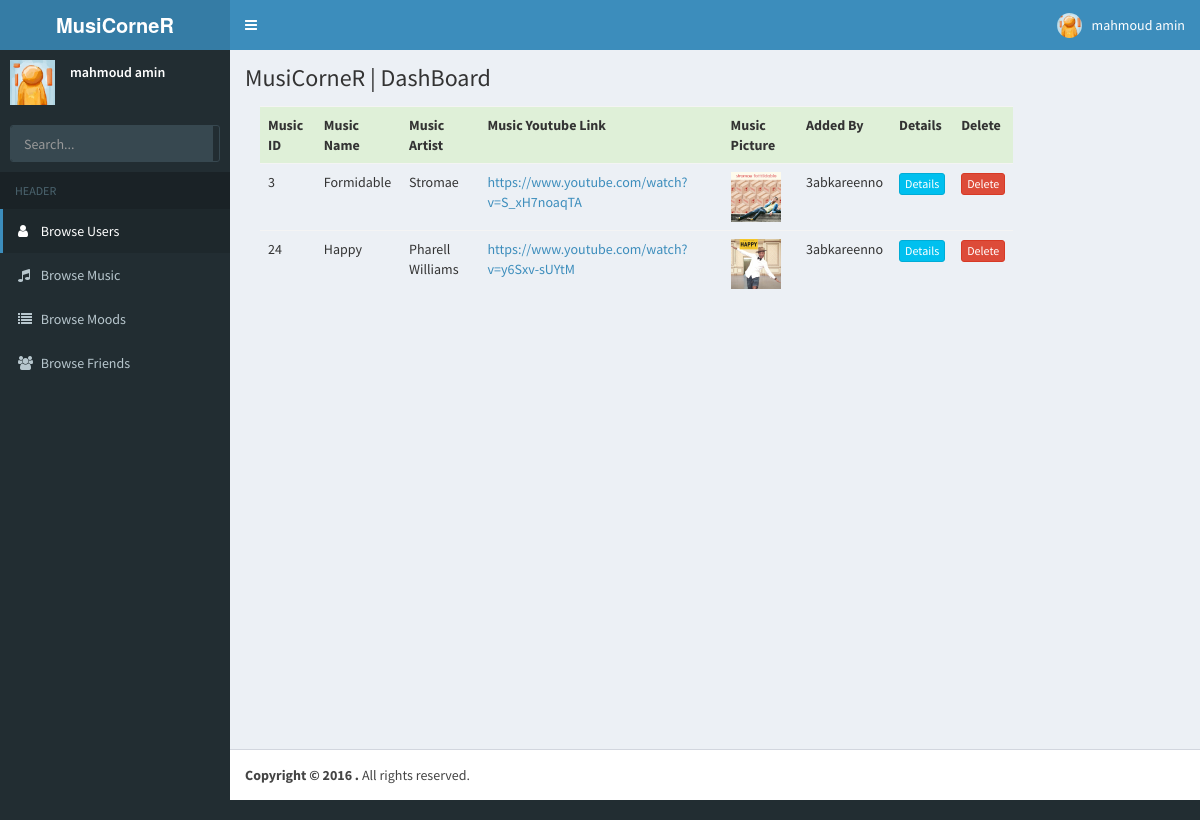
Screenshot of /dashboard/music_list.php (signed in) with the database file from the repository.
### tables this page shows
CREATE TABLE `users` (
  `id` int(15) NOT NULL,
  `full name` text NOT NULL,
  `username` varchar(150) NOT NULL,
  `email` varchar(150) NOT NULL,
  `password` varchar(150) NOT NULL,
  `profile picture` varchar(250) NOT NULL,
  `role` text NOT NULL
);

### dashboard/music_list.php (the view, shortened to what this page needs)
<?php session_start();
	include '../includes/connection.php';
	if(isset($_SESSION['email']) && isset($_SESSION['password']) == true){
		$current_email = $_SESSION['email'];
		$homepage_query = "SELECT * FROM `users` WHERE `email` = '$current_email'";
		$result = mysqli_query($connection, $homepage_query);
			while($rows = mysqli_fetch_array($result)){
				if(mysqli_num_rows($result) == 1 ){
					$fullname = $rows['full name'];
					$profile_pic = $rows['profile picture'];
				}
			}
	} else {
		header('Location: home.php');
	}
?>
<!DOCTYPE html>
<html>
  <head>
    <link rel="stylesheet" href="bootstrap/css/bootstrap.min.css">
    <link rel="stylesheet" href="https://cdnjs.cloudflare.com/ajax/libs/font-awesome/4.5.0/css/font-awesome.min.css">
    <link rel="stylesheet" href="https://cdnjs.cloudflare.com/ajax/libs/ionicons/2.0.1/css/ionicons.min.css">
    <link rel="stylesheet" href="dist/css/AdminLTE.min.css">
    <link rel="stylesheet" href="dist/css/skins/skin-blue.min.css">
  </head>
  <body class="hold-transition skin-blue sidebar-mini">
    <div class="wrapper">
			<?php include "includes/header.php" ?>
			<?php include "includes/sidebar.php" ?>
      <div class="content-wrapper">
        <section class="content-header">
          <h1>
            MusiCorneR | DashBoard
          </h1>
        </section>
				<section class="clearfix content">
					<div class="col-md-10">
						<table class="table table-hover">
							<tr class="success active">
								<th>Music ID</th>
								<th>Music Name</th>
								<th>Music Artist</th>
								<th>Music Youtube Link</th>
                <th>Music Picture</th>
                <th>Added By</th>
								<th>Details</th>
								<th>Delete</th>
							</tr>
							<?php
								$get_music_query = "SELECT * FROM `music list` WHERE 1";
								$fire_get_music = mysqli_query($connection, $get_music_query);
								while ($music = mysqli_fetch_array($fire_get_music)) {
									$music_id = $music['id'];
									$music_name = $music['name'];
									$music_artist = $music['artist'];
                  $music_link = $music['youtube link'];
                  $music_picture = "../".$music['picture'];
                  $music_addedby = $music['added by'];
                  if($music_addedby != ''){
                    $added_by_query = "SELECT * FROM `users` WHERE `id` = '$music_addedby'";
                    $result = mysqli_query($connection, $added_by_query);
              			while($rows = mysqli_fetch_array($result)){
                        $music_addedby = $rows['username'];
                    }
                  }
									echo '<tr>
													<td>'.$music_id.'</td>
													<td>'.$music_name.'</td>
													<td>'.$music_artist.'</td>
													<td><a href="'.$music_link.'">'.$music_link.'</a></td>
                          <td><img src='.$music_picture.' alt="..." width="50px"></td>
                          <td>'.$music_addedby.'</td>
													<td><a href="music_profile.php?music_id='.$music_id.'" class="btn btn-info btn-xs">Details</a></td>
													<td><a href="music_list.php?delete='.$music_id.'" class="btn btn-danger btn-xs">Delete</a></td>
												</tr>';
								}
							 ?>
						</table>
					</div>
				</section>
      </div>
      <?php echo include 'includes/footer.php'; ?>
    </div>
  </body>
</html>

### dashboard/includes/header.php (shortened to what this page needs)
<header class="main-header">
  <a href="index.php" class="logo">
    <span class="logo-lg"><b>MusiCorneR</b></span>
  </a>
  <nav class="navbar navbar-static-top">
    <a href="#" class="sidebar-toggle" data-toggle="offcanvas" role="button">
    </a>
    <div class="navbar-custom-menu">
      <ul class="nav navbar-nav">
        <li class="dropdown user user-menu">
          <a href="#" class="dropdown-toggle" data-toggle="dropdown">
            <?php echo '<img src="../'.$profile_pic.'" class="user-image" alt="User Image">'; ?>
            <?php echo '<span class="hidden-xs">'.$fullname.'</span>'; ?>
          </a>
        </li>
      </ul>
    </div>
  </nav>
</header>

### dashboard/includes/sidebar.php (shortened to what this page needs)
<aside class="main-sidebar">
  <section class="sidebar">
    <div class="user-panel">
      <div class="pull-left image">
        <?php echo '<img src="../'.$profile_pic.'" class="user-circle" alt="User Image">'; ?>
      </div>
      <div class="pull-left info">
        <?php echo '<p>'.$fullname.'</p>' ?>
      </div>
    </div>
    <?php
      $search = '';
      echo '<form action="search_result.php?search='.$search.'" method="get" class="sidebar-form">';
    ?>
      <div class="input-group">
        <input name="search" type="text" name="q" class="form-control" placeholder="Search...">
      </div>
    </form>
    <ul class="sidebar-menu">
      <li class="header">HEADER</li>
      <li class="active"><a href="users_list.php"><i class="fa fa-user"></i> <span>Browse Users</span></a></li>
      <li><a href="music_list.php"><i class="fa fa-music"></i> <span>Browse Music</span></a></li>
      <li><a href="moods_list.php"><i class="fa fa-list"></i> <span>Browse Moods</span></a></li>
      <li><a href="friends_list.php"><i class="fa fa-users"></i> <span>Browse Friends</span></a></li>
    </ul>
  </section>
</aside>

### rows the page displays
users: profile picture (placeholder picture), full name "mahmoud amin"
music list: id "3", name "Formidable", artist "Stromae", youtube link "https://www.youtube.com/watch?v=S_xH7noaqTA", picture (picture), users.username "3abkareenno"
music list: id "24", name "Happy", artist "Pharell Williams", youtube link "https://www.youtube.com/watch?v=y6Sxv-sUYtM", picture (picture), users.username "3abkareenno"
